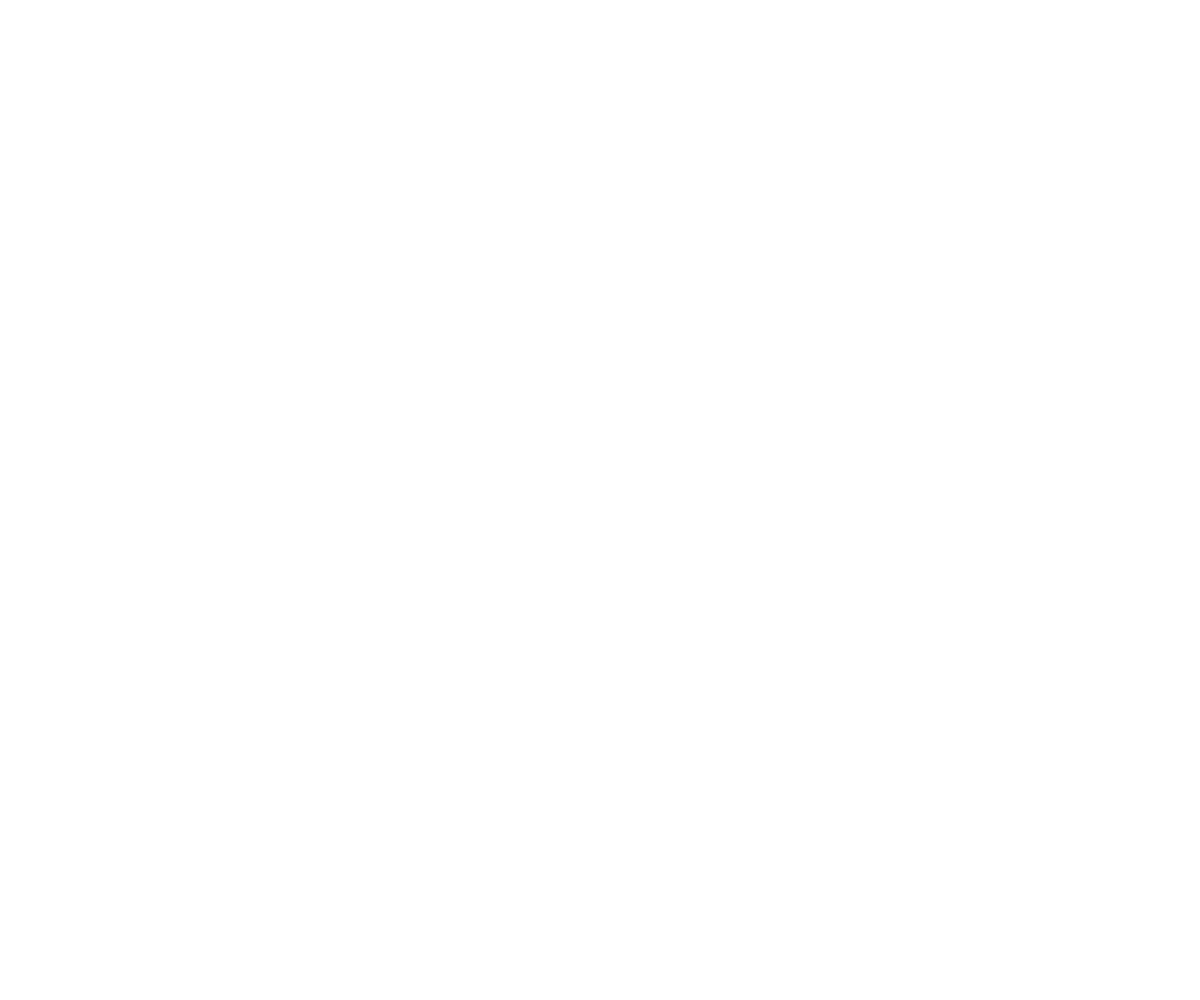
Frame 1 (no input)
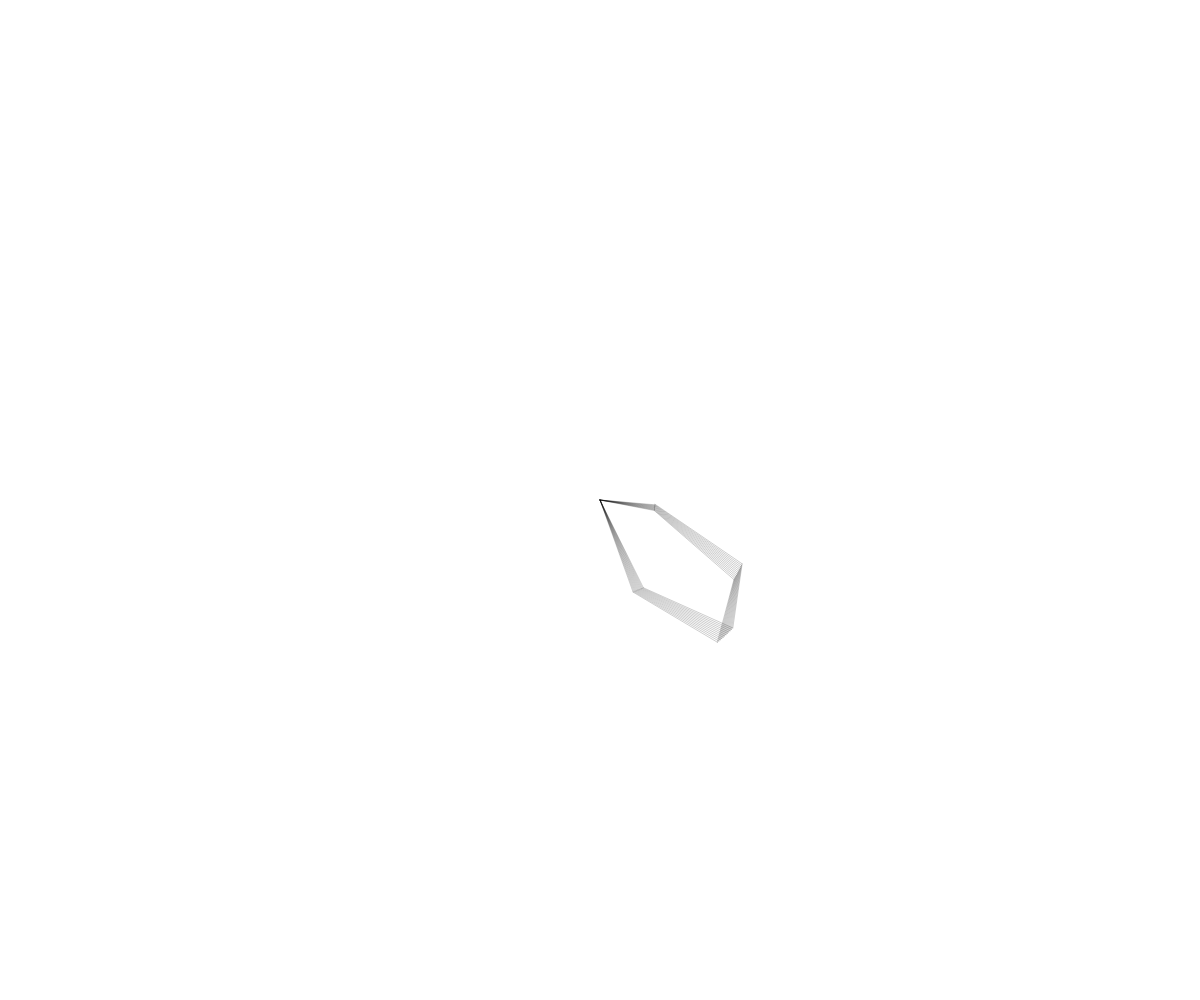
Frame 60 (no input)
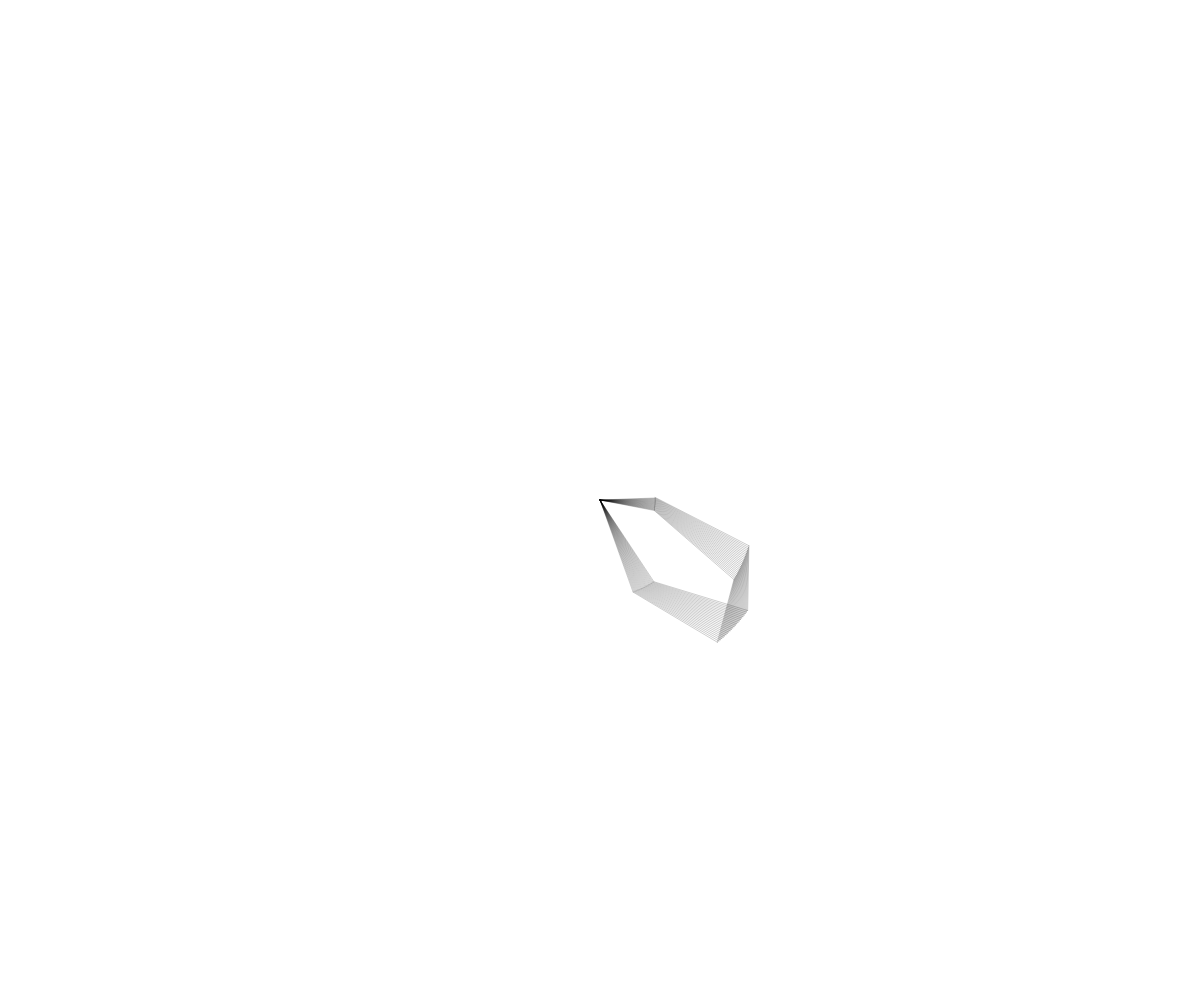
Frame 120 (the mouse pressed at the canvas centre since frame 60)

The p5.js sketch that drew these frames (run headless with seeded random() and noise() and a simulated clock; from frame 60 on, the mouse is pressed at the canvas centre):

// p5.js sketch
// ── sketch.js
var theta;
var omega;
var OMEGA_MAX;
var a;
var r;
var pAnt;
var p;
var dist;
var si;
var co;
var thetaMatrix;
var omegaMatrix;
var thetaAux;
var drawing;
var black;
var ALPHA;
var c;
var maxR;
var first;

function setup() { 
  createCanvas(windowWidth, windowHeight);
  background(255);
  ALPHA = 50;
  theta = 0;
  thetaMatrix = 0;
  a = 90;
  pAnt = createVector(0, 0);
  OMEGA_MAX = 0.8;

  omega = random(-OMEGA_MAX, OMEGA_MAX);
  omegaMatrix = random(0.01);
  drawing = true;
  black = true;
  maxR = sqrt(sq(width/2) + sq(height/2));
  first = true;
  
  printOmegas();
} 

function draw() { 
  if(!drawing) return;
  
  si = sin(theta);
  co = cos(theta);
  r = (3 * a * si * co)/(pow(si, 3) + pow(co, 3));

  push();
  translate(width/2, height/2);
  p = createVector(r * sin(theta+thetaMatrix), r * cos(theta+thetaMatrix));
  
  colorMode(HSB, 100, 255, 255, 255);
  if(black) {
    c = color(0, 0, 0, ALPHA);
  }
  else {
    maxR = sqrt(sq(width/2) + sq(height/2));
    c = color(map(abs(r), 0, maxR, 0, 100), 255, 255, ALPHA);
  }
  dist = p5.Vector.dist(pAnt, p);
  if(!first) {
    if(dist < 1000) {
      stroke(c);
      line(pAnt.x, pAnt.y, p.x, p.y);
    }
  }
  else {
    first = false;
  }
  pAnt = p.copy();
  
  
  theta += omega;
  if(theta > PI/2) {
    theta = 0;
  }
  thetaMatrix += omegaMatrix;
  pop();
}



function keyTyped() {
  switch(key) {
      
    case 'p':
      drawing = !drawing;
      break;
      
    case 'r':
      clear();
      background(255*black);
      first = true;
      omega = random(-OMEGA_MAX, OMEGA_MAX);
      omegaMatrix = random();
      printOmegas();
      break;
    
      /*
    case 'a':
      a *= 0.9;
      break;
    
    case 'd':
      a *= 1.1;
      break;
      */
  
    case 'b':
      black = !black;
      background(255*black);
      break;
    
    case 'd':
      clear();
      first = true;
      omega = 0.05;
      omegaMatrix = 0.005;
      break;
  }
}


function printOmegas() {
  print('Omega: ', omega, ' rad/f');
  print('Rotation omega: ', omegaMatrix, ' rad/f');
}
